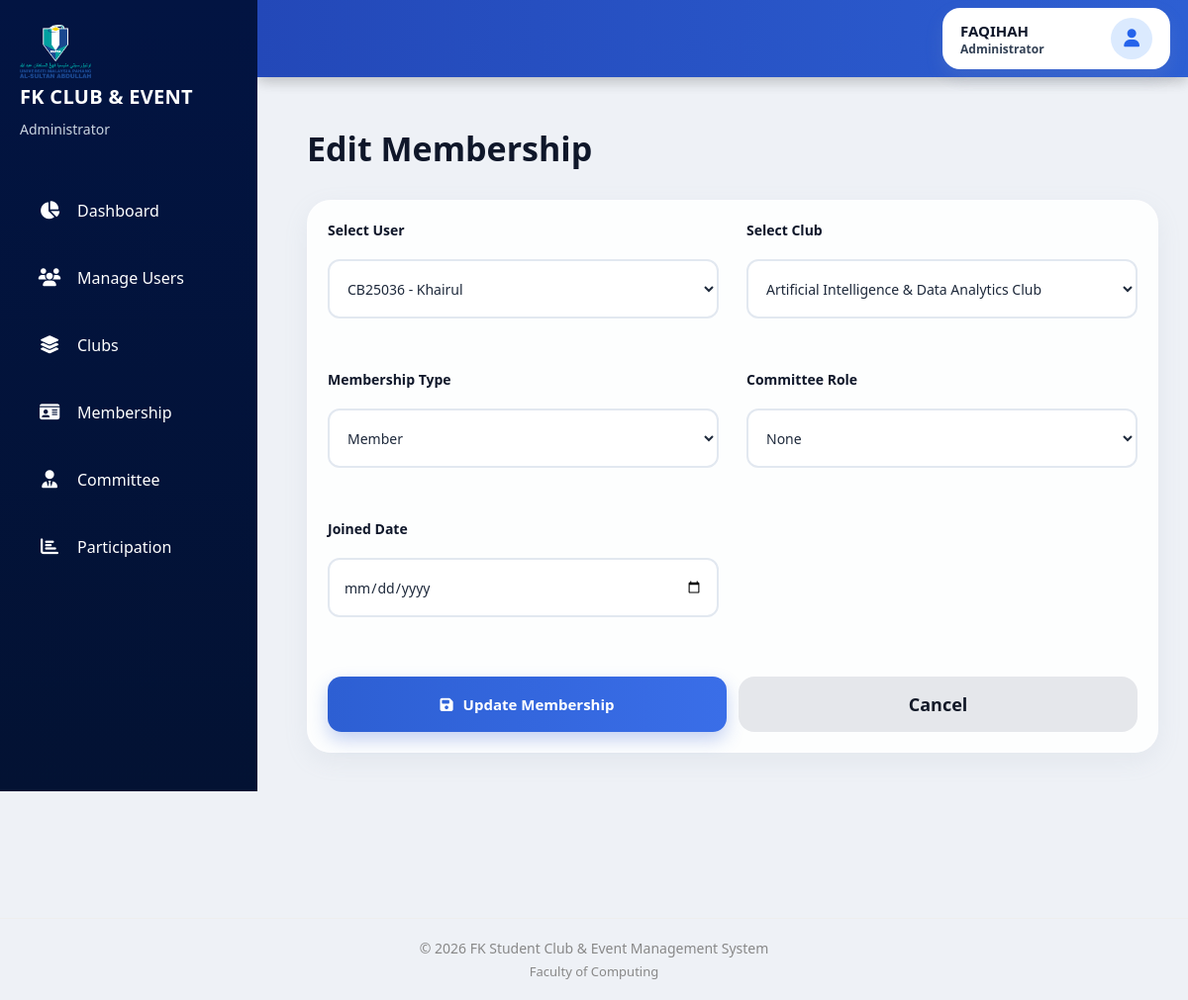
The app's page /Project_FK_Club/Admin/edit_membership.php?id=21 (signed in) with its own data.
### tables this page shows
CREATE TABLE `memberships` (
  `membership_id` int(11) NOT NULL,
  `user_id` int(11) NOT NULL,
  `club_id` int(11) NOT NULL,
  `membership_type` enum('member','committee') DEFAULT 'member',
  `committee_role` varchar(50) DEFAULT NULL,
  `joined_date` timestamp NOT NULL DEFAULT current_timestamp(),
  `membership_status` varchar(50) DEFAULT 'Active'
);

CREATE TABLE `users` (
  `user_id` int(11) NOT NULL,
  `student_id` varchar(20) DEFAULT NULL,
  `full_name` varchar(100) NOT NULL,
  `email` varchar(100) NOT NULL,
  `phone` varchar(20) DEFAULT NULL,
  `password` varchar(255) NOT NULL,
  `role` enum('admin','student','committee') NOT NULL,
  `profile_image` varchar(255) DEFAULT 'default.png',
  `reset_token` varchar(255) DEFAULT NULL,
  `created_at` timestamp NOT NULL DEFAULT current_timestamp(),
  `bio` text DEFAULT NULL
);

CREATE TABLE `clubs` (
  `club_id` int(11) NOT NULL,
  `club_name` varchar(100) NOT NULL,
  `description` text DEFAULT NULL,
  `advisor_name` varchar(100) DEFAULT NULL,
  `status` enum('Active','Inactive') DEFAULT 'Active',
  `created_at` timestamp NOT NULL DEFAULT current_timestamp()
);

### Project_FK_Club/Admin/edit_membership.php (the view, shortened to what this page needs)
<?php
include("../db_connect.php");
$membership_id = intval($_GET['id']);
$query = "SELECT * FROM memberships WHERE membership_id = ?";
$stmt = mysqli_prepare($conn, $query);
mysqli_stmt_bind_param($stmt, "i", $membership_id);
mysqli_stmt_execute($stmt);
$result = mysqli_stmt_get_result($stmt);
$membership = mysqli_fetch_assoc($result);
$users_query = "SELECT user_id, student_id, full_name
                FROM users
                WHERE role IN ('student', 'committee')";
$users_result = mysqli_query($conn, $users_query);
$clubs_query = "SELECT club_id, club_name
                FROM clubs
                WHERE status = 'active'";
$clubs_result = mysqli_query($conn, $clubs_query);
?>
<?php include '../Includes/header_admin.php'; ?>
<?php include '../Includes/sidebar_admin.php'; ?>
<header class="top-header">
    <div class="user-profile">
        <div class="user-box">
            <div class="user-info">
                <strong><?php echo htmlspecialchars($user_name); ?></strong>
                <span><?php echo $user_role; ?></span>
            </div>
            <div class="user-icon">
                <i class="fa-solid fa-user"></i>
            </div>
        </div>
    </div>
</header>
<main class="main-content">
    <h1>Edit Membership</h1>
    <div class="form-container">
        <form method="POST">
            <div class="form-group">
                <label>Select User</label>
                <select name="user_id" required>
                    <?php while ($user = mysqli_fetch_assoc($users_result)) : ?>
                        <option value="<?php echo $user['user_id']; ?>"
                            <?php if ($user['user_id'] == $membership['user_id']) echo 'selected'; ?>>
                            <?php echo $user['student_id'] . " - " . $user['full_name']; ?>
                        </option>
                    <?php endwhile; ?>
                </select>
            </div>
            <div class="form-group">
                <label>Select Club</label>
                <select name="club_id" required>
                    <?php while ($club = mysqli_fetch_assoc($clubs_result)) : ?>
                        <option value="<?php echo $club['club_id']; ?>"
                            <?php if ($club['club_id'] == $membership['club_id']) echo 'selected'; ?>>
                            <?php echo $club['club_name']; ?>
                        </option>
                    <?php endwhile; ?>
                </select>
            </div>
            <div class="form-group">
                <label>Membership Type</label>
                <select name="membership_type" required>
                    <option value="Member"
                        <?php if ($membership['membership_type'] == 'Member') echo 'selected'; ?>>
                        Member
                    </option>
                </select>
            </div>
            <div class="form-group">
                <label>Committee Role</label>
                <select name="committee_role">
                    <option value="None">None</option>
                </select>
            </div>
            <div class="form-group">
                <label>Joined Date</label>
                <input type="date"
                       name="joined_date"
                       value="<?php echo $membership['joined_date']; ?>"
                       required>
            </div>
            <div class="form-actions">
                <button type="submit" class="save-btn">
                    <i class="fa-solid fa-floppy-disk"></i>
                    Update Membership
                </button>
                <a href="manage_memberships.php" class="cancel-btn">
                    Cancel
                </a>
            </div>
        </form>
    </div>
</main>
<?php include '../Includes/footer.php'; ?>

### Project_FK_Club/CSS/admin.css (style rules this page uses)
* { margin: 0; padding: 0; box-sizing: border-box; font-family: 'Segoe UI', Arial, sans-serif !important; }
html, body { background: linear-gradient(135deg, #f1f5f9 0%, #e2e8f0 100%); color: #1e293b; overflow-x: hidden; min-height: 100vh; position: relative; }
.main-content { margin-left: 260px; margin-top: 88px; padding: 28px 40px 40px; min-height: 100vh; }
.main-content h1 { font-size: 34px; color: #0f172a; margin-bottom: 25px; font-weight: 900; }

### Project_FK_Club/CSS/manage_users.css (style rules this page uses)
* { margin: 0; padding: 0; box-sizing: border-box; font-family: 'Segoe UI', Arial, sans-serif !important; }
html, body { background: linear-gradient(135deg, #f1f5f9 0%, #e2e8f0 100%); color: #1e293b; overflow-x: hidden; min-height: 100vh; position: relative; }
.main-content { margin-left: 260px; margin-top: 88px; padding: 28px 40px 40px; min-height: 100vh; }
.page-header h1, .main-content h1 { font-size: 34px; color: #0f172a; font-weight: 900; line-height: 1.3; margin: 0; }

### Project_FK_Club/CSS/add_user.css (style rules this page uses)
* { margin: 0; padding: 0; box-sizing: border-box; font-family: 'Segoe UI', Arial, sans-serif; }
html, body { background: linear-gradient(135deg, #f1f5f9, #e2e8f0); min-height: 100vh; }
.main-content { margin-left: 260px; margin-top: 88px; padding: 28px 40px; }

### Project_FK_Club/CSS/manage_memberships.css (style rules this page uses)
* { margin: 0; padding: 0; box-sizing: border-box; font-family: 'Segoe UI', Arial, sans-serif !important; }
html, body { background: linear-gradient(135deg, #f1f5f9 0%, #e2e8f0 100%); color: #1e293b; overflow-x: hidden; min-height: 100vh; position: relative; }
.main-content { margin-left: 260px; margin-top: 88px; padding: 28px 40px 40px; min-height: 100vh; width: calc(100% - 260px); }
.page-header h1, .main-content h1 { font-size: 34px; color: #0f172a; font-weight: 900; line-height: 1.3; margin: 0; }

### Project_FK_Club/CSS/add_membership.css (style rules this page uses)
* { margin: 0; padding: 0; box-sizing: border-box; font-family: 'Segoe UI', Arial, sans-serif; }
html, body { background: linear-gradient(135deg, #f1f5f9 0%, #e2e8f0 100%); color: #1e293b; min-height: 100vh; }
.main-content { margin-left: var(--sidebar-width, 260px); margin-top: 88px; padding: 28px 40px; width: calc(100% - var(--sidebar-width, 260px)); min-height: 100vh; }
.main-content h1 { font-size: 34px; color: #0f172a; font-weight: 900; margin-bottom: 35px; }
.form-container { background: rgba(255,255,255,0.88); backdrop-filter: blur(6px); padding: 35px; border-radius: 24px; border: 1px solid rgba(255,255,255,0.4); box-shadow: 0 8px 24px rgba(148,163,184,0.12); width: 100%; max-width: 1250px; }
form { display: grid; grid-template-columns: repeat(2, 1fr); gap: 28px; }
.form-group.full-width, .form-actions { grid-column: span 2; }
.form-group { display: flex; flex-direction: column; }
.form-group label { margin-bottom: 10px; font-size: 14px; font-weight: 700; color: #0f172a; }
.form-group input, .form-group select { width: 100%; padding: 16px 18px; border: 1px solid #cbd5e1; border-radius: 14px; font-size: 16px; background: rgba(255,255,255,0.88); outline: none; transition: 0.3s; }
.form-actions { display: flex; gap: 14px; flex-wrap: wrap; }
.cancel-btn { padding: 16px 24px; background: #e2e8f0; color: #334155; border-radius: 14px; text-decoration: none; font-weight: 600; }

### Project_FK_Club/CSS/manage_clubs.css (style rules this page uses)
* { margin:0; padding:0; box-sizing:border-box; font-family:'Segoe UI', sans-serif; }
.cancel-btn, .confirm-delete-btn { padding:12px 25px; border:none; border-radius:12px; font-size:16px; cursor:pointer; text-decoration:none; }
.cancel-btn { background:#e2e8f0; }

### Project_FK_Club/CSS/manage_comm.css (style rules this page uses)
.cancel-btn { background:#e5e7eb; border:none; padding:14px 24px; border-radius:14px; font-weight:600; }
@media (max-width:1200px) { .main-content { margin-left:0; } }

### Project_FK_Club/CSS/attendance_dashboard.css (style rules this page uses)
* { margin: 0; padding: 0; box-sizing: border-box; font-family: 'Segoe UI', Arial, sans-serif !important; }
html, body { background: linear-gradient(135deg, #f1f5f9 0%, #e2e8f0 100%); color: #1e293b; overflow-x: hidden; min-height: 100vh; position: relative; }
.main-content { margin-left: 260px; margin-top: 88px; padding: 28px 40px 40px; min-height: 100vh; }
@media (max-width: 1200px) { .main-content { padding: 24px 32px; } }

### records on screen
memberships: user_id "CB25036 - Khairul", club_id "Artificial Intelligence & Data Analytics Club"

### other values on screen
$user_name "FAQIHAH"
$user_role "Administrator"
